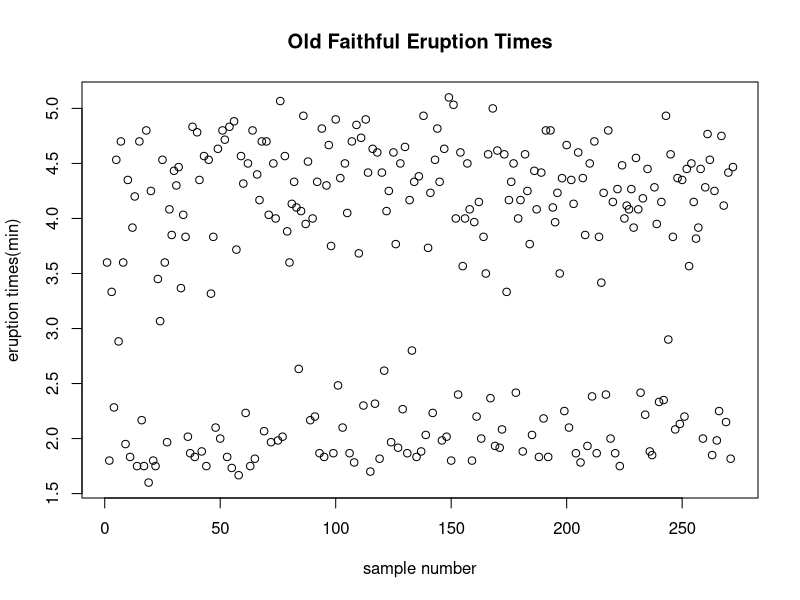
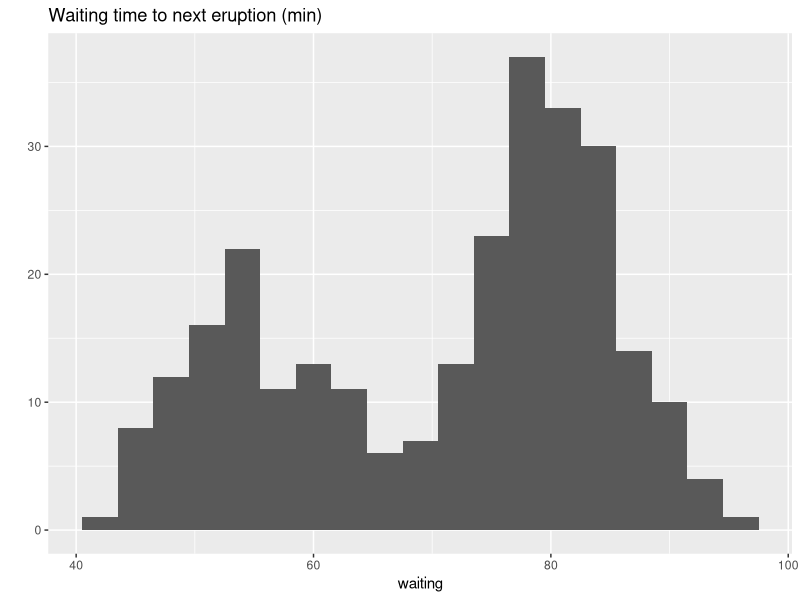
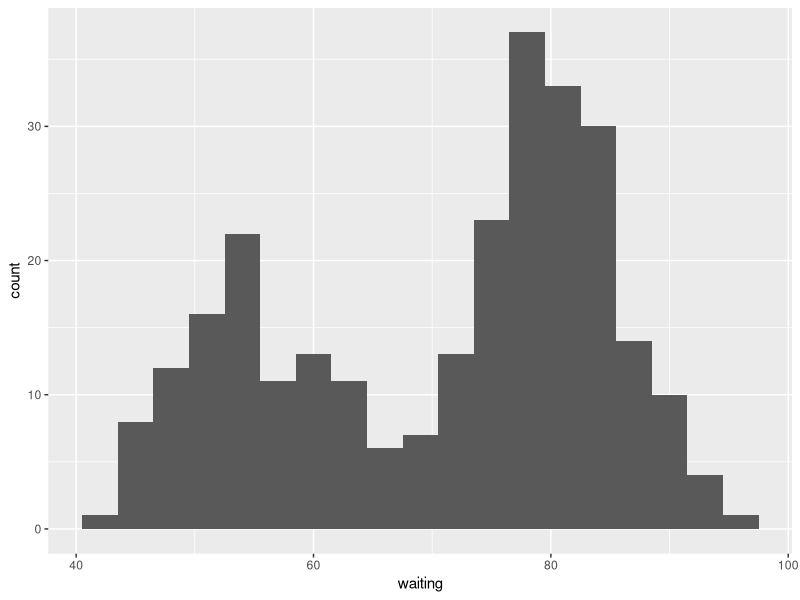
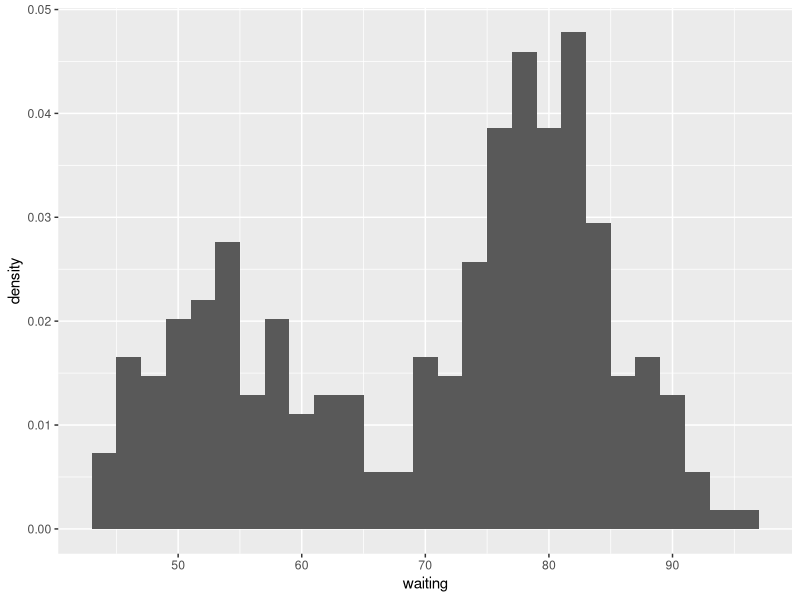
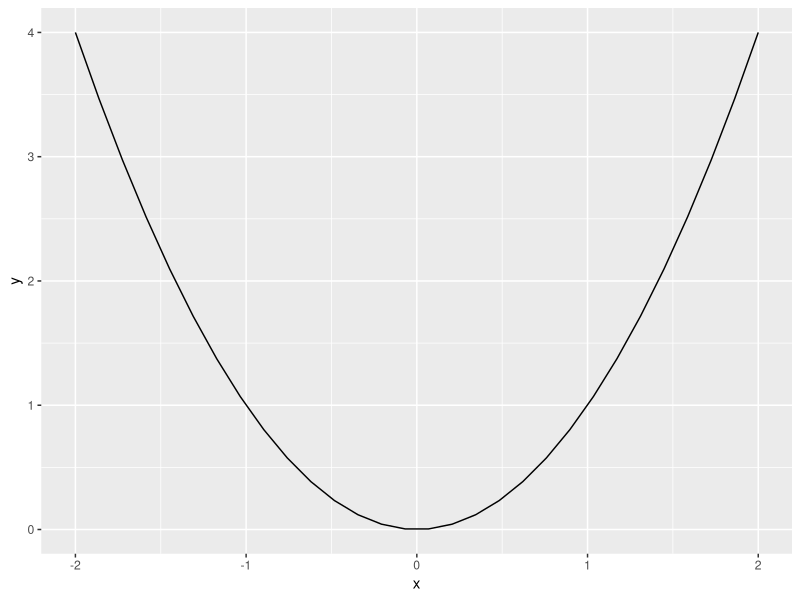
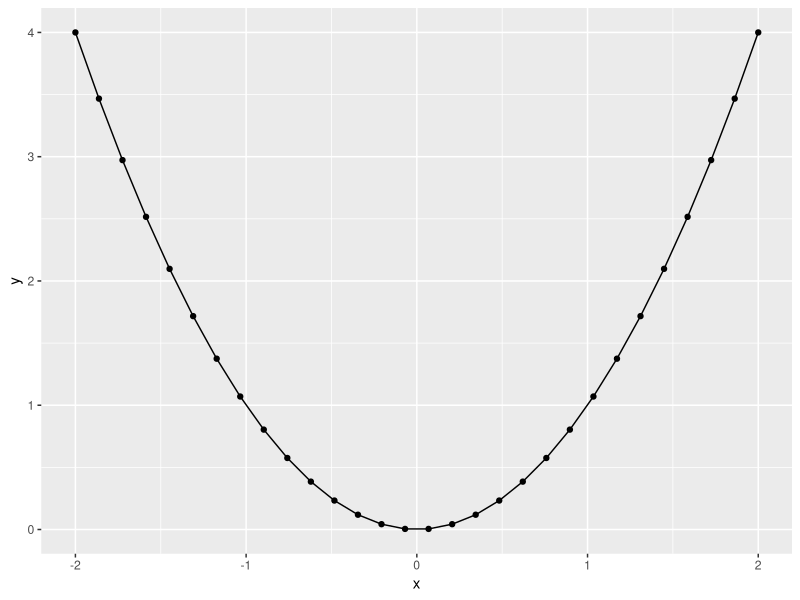
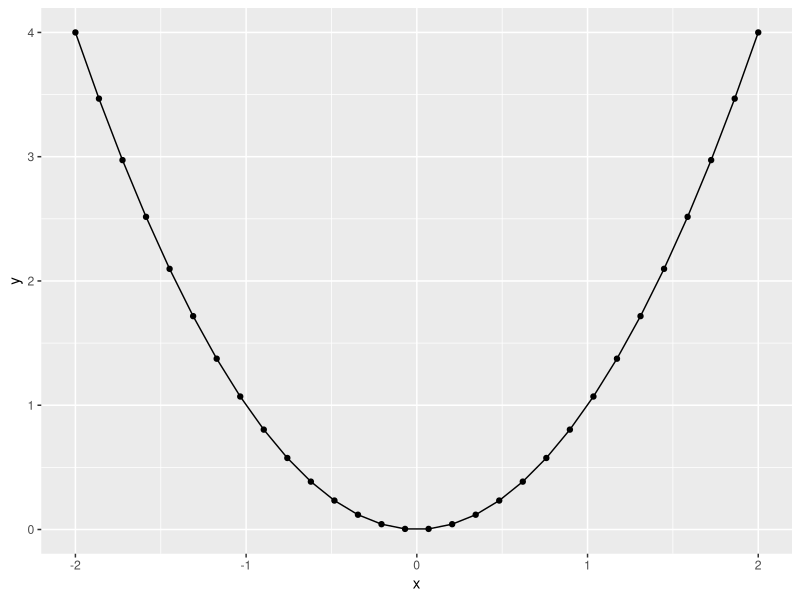
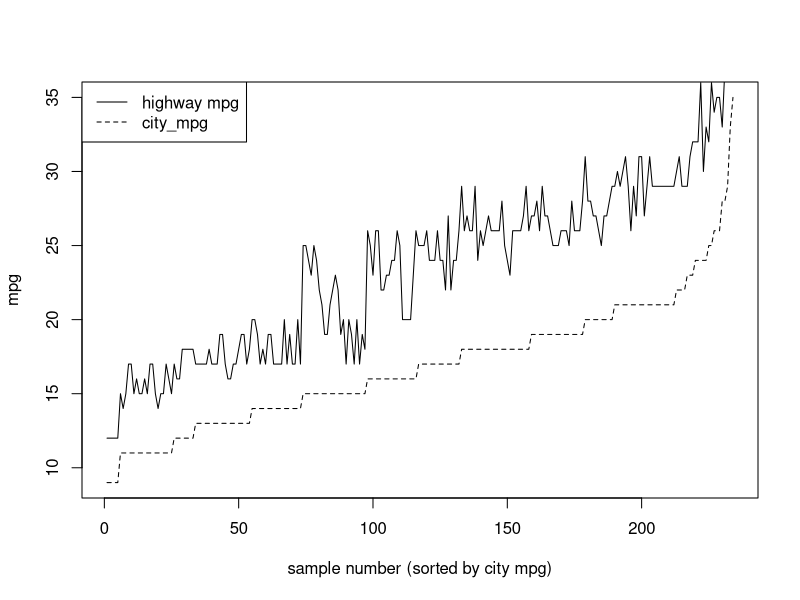

These figures' R source, in order:
library(ggplot2)
data(faithful)

names(faithful)

plot(faithful$eruptions, xlab = "sample number", ylab = "eruption times(min)", main = "Old Faithful Eruption Times")

#Method 1 of plotting
qplot(x = waiting,
      data = faithful,
      binwidth = 3,
      main = "Waiting time to next eruption (min)")

#Method 2 of plotting
ggplot(faithful, aes(x=waiting)) + geom_histogram(binwidth=3)

#y values can be replaced with probability/frequency using the following syntax
#This tells ggplot to show thet y-axis not with count values, but rather with density values.
ggplot(faithful, aes(x=waiting, y= ..density..)) + geom_histogram(binwidth=2)

?rnorm()


data(mtcars)

#Example of line plot
x = seq(-2, 2, length.out = 30)
y = x^2
qplot(x, y, geom = "line") #line plot
qplot(x, y, geom = c("point", "line")) #line and point plot
dataframe = data.frame(x = x, y = y)
ggplot(dataframe, aes(x = x, y = y)) + 
  geom_line() + geom_point() # same as above, but with ggplot

#Slightly more complicated example of line plot
S = sort.int(mpg$cty, index.return = T)
# x: city mpg
# ix: indices of sorterd values of city mpg
plot(S$x, #plot sorted city mpg values with a line plot. Represents the data. 
     type = "l", #Going to tell the plot function to show a line plot
     lty = 2, #Going to tell the plot function what is going to be the style of the line (solid or dashed)
     xlab = "sample number (sorted by city mpg)", #correspond to different car models
     ylab = "mpg") #city mpg
lines(mpg$hwy[S$ix] ,lty = 1) #Add dashed line of hwy mpg
legend("topleft", c("highway mpg", "city_mpg"), 
       lty = c(1, 2))



#Smoothed Histogram
ggplot(faithful, aes(x=waiting, y= ..density..)) +
  geom_histogram(alpha=0.3) + geom_density(size=1.5, color="red")





#Scatter Plot using base graphics in R
plot(faithful$waiting,
     faithful$eruptions,
     pch = 17, #type of marker
     col = 2, #color of marker
     cex = 1.2, #corresponds to the size
     xlab = "waiting times (min)",
     ylab = "eruption time (min)")




data(mtcars)
data(mpg)

names(mtcars)
names(mpg)

help(mtcars)
#The goal of this graph is to show the relationship between 
#two numeric variables, horsepower and mpg, but also to show
#the relationship between these two variables in the transmission, 
#marked in the mtcars$am column in the dataframe. 
plot(mtcars$hp,
     mtcars$mpg,
     pch = mtcars$am, #pch is going to determine the shape of the marker
                      #in the scatter plot that the function plot() will produce.
                      #We're going to tell the plot function to detrmine the marker
                      #type based on the value of the transmission column (AM) of the data frame.
     xlab = "horsepower",
     cex = 1.2,
     ylab = "miles per gallon",
     main = "mpg vs. hp by transmission")
legend("topright", c("automatic", "manual"), pch = c(0,1))


#Multivariable Scatter Plots
qplot(x = wt,
      y = mpg,
      data = mtcars,
      size = cyl,
      main = "MPG vs. weight (x1000 lbs) by cylinder")

#Noisy Data
qplot(disp, mpg, data=mtcars, main = "MPG vs. Eng. Displacement") + 
  stat_smooth(method = "loess", method.args = list(degree = 0), span = 0.2, se = TRUE)



names(mtcars)
mtcars$am
mtcars$amf
#Before we look at facets, we need to modify the mtcars data frame to have new columns
#with more appropriate names for better axes labeling amf = automatic vs. manual and vsf = 
#shaping of the engine:
mtcars$amf[mtcars$am==0] = 'automatic'
mtcars$amf[mtcars$am==1] = 'manual'
mtcars$vsf[mtcars$vs==0] = 'flat'
mtcars$vsf[mtcars$vs==1] = 'V-shape'


qplot(x = wt,
      y = mpg,
      facets = .~amf, #This is telling qplot to have only one row because we have a period 
                      #of the left of the tilde. When you have multiple columns where each
                      #column corresponds to different values of the amf column in the data
                      #frame, amf being the transmission type column. Assign that formula to
                      #the facets variable.
      data = mtcars,
      main = "MPG vs. weight by transmission")



qplot(x = wt,
      y = mpg,
      facets = vsf~., #The facets in this case are showing two different rows and one column.
                      #So we need to write the variable that will dictate how the rows will 
                      #appear to the left of the tilde symbol. To the right of the tilde,
                      #we'll put a period to indicate there will only be one column.
      data = mtcars,
      main = "MPG vs. weight by engine")


qplot(x = wt,
      y = mpg,
      facets = vsf~amf, #There are four facets or two rows and two columns. Where the rows 
                        #correspond to the shape and the columns correspond to amf.
      data = mtcars,
      main = "MPG vs. weight by engine")


#Use ggpairs to illustrate relationships between multiple variables using an array of scatter plots,
#smooth histograms, and correlation values. 
DF = mpg[,
         c('cty', 'hwy', 'displ')]
install.packages("GGally")
library(GGally)
ggpairs(DF)





#Contour Plot
x_grid = seq(-1,1,length.out = 100)
y_grid = x_grid
R = expand.grid(x_grid, y_grid)
names(R) = c('x', "y")
R$z = R$x^2 + R$y^2
ggplot(R, aes(x=x, y=y, z=z)) + stat_contour()




#Box Plot
#box denoting the IQR
#An inner line bisecting the box denoting the median
#Whiskers extending to the most extreme point no further tan 1.5 times
#IQR length away from the edges of the box
#points outside the box and whiskers marked as outliers
ggplot(mpg, aes("", hwy)) + #recall ggplot recalls us to use this AES function (qplot does not)
  geom_boxplot() + #add the box plot geometry and get it from this function
  coord_flip() + #this example, we execute this function because we want the box plot to lie on it's side
  scale_x_discrete("") #Also required if we want to make the box plot lying down



#Box plot of highway mpg for different class of cars within the MPG data frame
ggplot(mpg, aes(reorder(class, - hwy, median), hwy)) +
  geom_boxplot() +
  coord_flip() +
  scale_x_discrete("class")



#Example of qq plot graphs
D = data.frame(samples = c(rnorm(200, 1, 1),  #mean 1, std 1
                           rnorm(200, 0, 1),  #mean 0, std 1
                           rnorm(200, 0, 2))) #mean 0, std 2

D$parameter[1:200]   = 'N(1,1)'; #N(1,1) corresponds to the normal distribution with mean 1, std 1
D$parameter[201:400] = 'N(0,1)';
D$parameter[401:600] = 'N(0,2)';

qplot(samples,
      facets = parameter~., #Facet graph that the rows describe the different values of the parameter
                            #or variable. 
      geom = 'histogram',
      data = D)


ggplot(D, aes(sample = samples)) +
  stat_qq() +
  facet_grid(.~parameter)


#QQ Plot skeleton shows quantiles of a Guassian distribution vs t-distribution
x_grid = seq(-6, 6, length.out = 200) #create grid between the values -6, 6, 200 equally spaced points
R = data.frame(density = dnorm(x_grid, 0, 1)) #compute Gaussian (normal) distribution with parameters 0 and 1
R$tdensity = dt(x_grid, 1.5) 
R$x = x_grid
ggplot(R, aes(x=x, y=density)) + #call ggplot function and tell it to draw two different graphs
                                 #The two graphs call the normal and t-distributions and overlay them
                                 #on top of the other. 
  geom_area(fill = I('grey')) + #Gaussian distribution
  geom_line(aes(x=x, y = tdensity)) + #Use a line graph for t-distribution
  labs(title = "N(0,1) (shaded) and t-distribution (1.5 dof)")


#QQ plot of the sample from the normal/Gaussian distribution vs. the theoretical quantiles
#of the t-distribution. 
x_grid = seq(-6, 6, length.out = 200)
R = data.frame(density = dnorm(x_grid, 0, 1))
R$samples = rnorm(200, 0, 1) #Create 200 samples from the normal distribution with parameters 0 and 1.
pm = list(df = 1.5)
ggplot(R, aes(sample = samples)) + #Call ggplot function with the data set that we just sampled from
                                   #the normal distribution, telling it to use a qqplot and drawing 
                                   #the quantiles of the dataset against the quantiles from the
                                   #distribution, denoted here by qt, which is the t-distribution
                                   #with the specific parameter, in this case, df corresponds to
                                   #degrees of freedom 1.5 (parameter of the t-distribution). 
  stat_qq(distribution = qt, dparams = pm)




